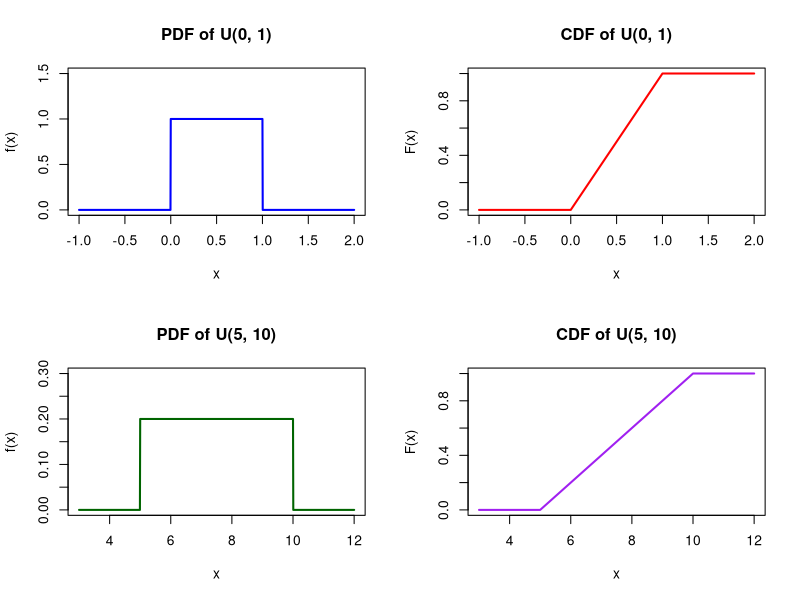
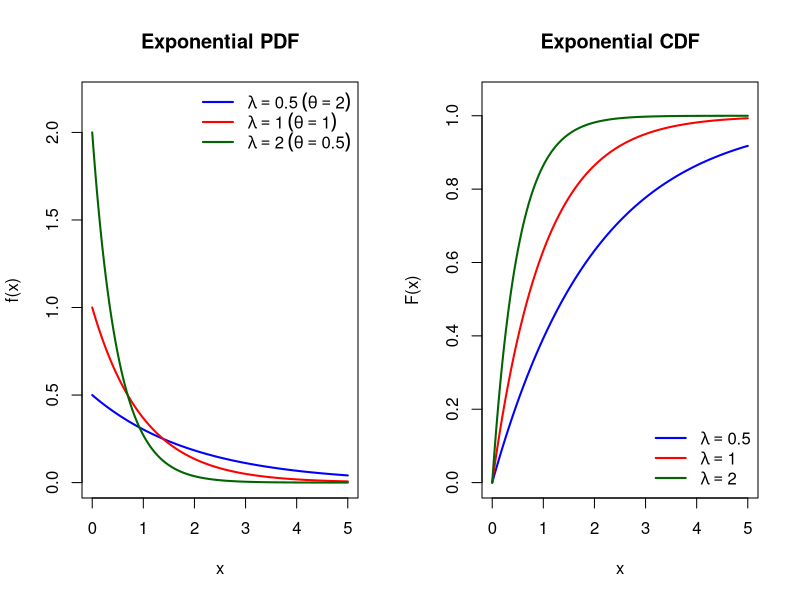

These figures' R source, in order:
## ---- chunk 1

# Set up the plotting area to display 4 plots (2 rows, 2 columns)
par(mfrow = c(2, 2))

# ---------------------------------------------------------
# Distribution 1: a = 0, b = 1
# ---------------------------------------------------------
# Generate a sequence of x values slightly outside the [0, 1] range
x1 <- seq(-1, 2, length.out = 1000)

# Calculate PDF and CDF
pdf1 <- dunif(x1, min = 0, max = 1)
cdf1 <- punif(x1, min = 0, max = 1)

# Plot PDF
plot(x1, pdf1, type = "l", col = "blue", lwd = 2,
     main = "PDF of U(0, 1)", xlab = "x", ylab = "f(x)",
     ylim = c(0, 1.5)) # Expand y-axis to see the top clearly

# Plot CDF
plot(x1, cdf1, type = "l", col = "red", lwd = 2,
     main = "CDF of U(0, 1)", xlab = "x", ylab = "F(x)")


# ---------------------------------------------------------
# Distribution 2: a = 5, b = 10
# ---------------------------------------------------------
# Generate a sequence of x values slightly outside the [5, 10] range
x2 <- seq(3, 12, length.out = 1000)

# Calculate PDF and CDF
pdf2 <- dunif(x2, min = 5, max = 10)
cdf2 <- punif(x2, min = 5, max = 10)

# Plot PDF
plot(x2, pdf2, type = "l", col = "darkgreen", lwd = 2,
     main = "PDF of U(5, 10)", xlab = "x", ylab = "f(x)",
     ylim = c(0, 0.3)) # Peak is at 1/(10-5) = 0.2

# Plot CDF
plot(x2, cdf2, type = "l", col = "purple", lwd = 2,
     main = "CDF of U(5, 10)", xlab = "x", ylab = "F(x)")

# Reset plotting area to default (1 plot per window)
par(mfrow = c(1, 1))
## ---- chunk 2
# Set up a 1x2 plotting window
par(mfrow = c(1, 2))

# Define support and parameter rates (lambda = 1/theta)
x <- seq(0, 5, length.out = 1000)
rates <- c(0.5, 1.0, 2.0)
colors <- c("blue", "red", "darkgreen")


# Plot Probability Density Functions (PDF)

plot(x, dexp(x, rate = rates[1]), type = "l", col = colors[1], lwd = 2,
     main = "Exponential PDF", xlab = "x", ylab = "f(x)",
     ylim = c(0, 2.2))

lines(x, dexp(x, rate = rates[2]), col = colors[2], lwd = 2)
lines(x, dexp(x, rate = rates[3]), col = colors[3], lwd = 2)

legend("topright", 
       legend = c(expression(lambda == 0.5 ~ (theta == 2)),
                  expression(lambda == 1.0 ~ (theta == 1)),
                  expression(lambda == 2.0 ~ (theta == 0.5))),
       col = colors, lwd = 2, bty = "n")


# Plot Cumulative Distribution Functions (CDF)

plot(x, pexp(x, rate = rates[1]), type = "l", col = colors[1], lwd = 2,
     main = "Exponential CDF", xlab = "x", ylab = "F(x)",
     ylim = c(0, 1.05))

lines(x, pexp(x, rate = rates[2]), col = colors[2], lwd = 2)
lines(x, pexp(x, rate = rates[3]), col = colors[3], lwd = 2)

legend("bottomright", 
       legend = c(expression(lambda == 0.5),
                  expression(lambda == 1.0),
                  expression(lambda == 2.0)),
       col = colors, lwd = 2, bty = "n")

# Reset layout to default
par(mfrow = c(1, 1))
